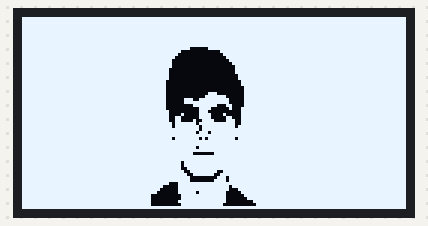
Bench run of a sketch on a simulated Arduino Uno, built with avr-gcc and run on an emulated ATmega328P. Parts: 128×64 one-colour display.

Above: at 2.1 s.
At 2.48 s:
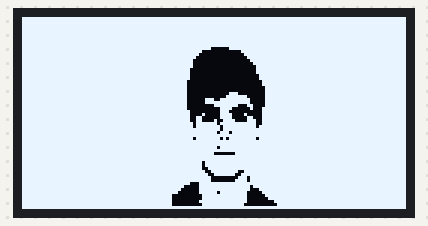
At 3.49 s:
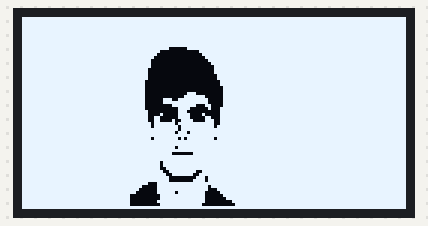
At 11.63 s:
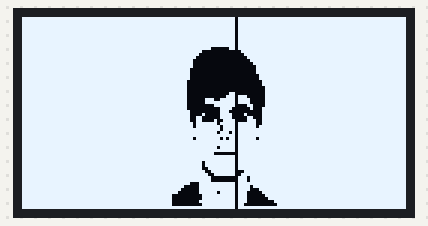
At 20.28 s:
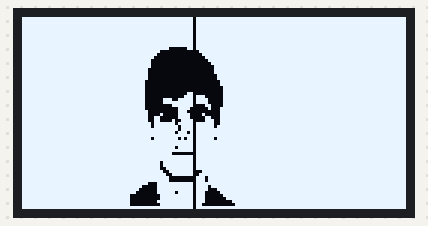
At 39.3 s:
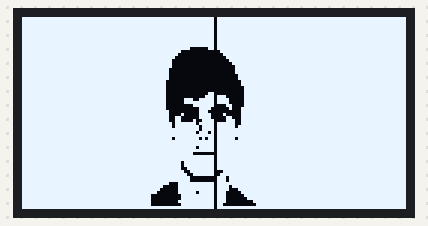

The sketch:

Oled_pic.ino
```cpp
#include <Wire.h>
#include <Adafruit_GFX.h>
#include <Adafruit_SSD1306.h>

#define SCREEN_WIDTH 128
#define SCREEN_HEIGHT 64

Adafruit_SSD1306 display(SCREEN_WIDTH, SCREEN_HEIGHT, &Wire, -1);

static const unsigned char PROGMEM image_data_Saraarray[] = {
    0xff, 0xff, 0xff, 0xff, 0xff, 0xff, 0xff, 0xff, 0xff, 0xff, 0xff, 0xff, 0xff, 0xff, 0xff, 0xff,
    0xff, 0xff, 0xff, 0xff, 0xff, 0xff, 0xff, 0xff, 0xff, 0xff, 0xff, 0xff, 0xff, 0xff, 0xff, 0xff,
    0xff, 0xff, 0xff, 0xff, 0xff, 0xff, 0xff, 0xff, 0xff, 0xff, 0xff, 0xff, 0xff, 0xff, 0xff, 0xff,
    0xff, 0xff, 0xff, 0xff, 0xff, 0xff, 0xff, 0xff, 0xff, 0xff, 0xff, 0xff, 0xff, 0xff, 0xff, 0xff,
    0xff, 0xff, 0xff, 0xff, 0xff, 0xff, 0xff, 0xff, 0xff, 0xff, 0xff, 0xff, 0xff, 0xff, 0xff, 0xff,
    0xff, 0xff, 0xff, 0xff, 0xff, 0xff, 0xff, 0xff, 0xff, 0xff, 0xff, 0xff, 0xff, 0xff, 0xff, 0xff,
    0xff, 0xff, 0xff, 0xff, 0xff, 0xff, 0xff, 0xff, 0xff, 0xff, 0xff, 0xff, 0xff, 0xff, 0xff, 0xff,
    0xff, 0xff, 0xff, 0xff, 0xff, 0xff, 0xff, 0xff, 0xff, 0xff, 0xff, 0xff, 0xff, 0xff, 0xff, 0xff,
    0xff, 0xff, 0xff, 0xff, 0xff, 0xff, 0xff, 0xff, 0xff, 0xff, 0xff, 0xff, 0xff, 0xff, 0xff, 0xff,
    0xff, 0xff, 0xff, 0xff, 0xff, 0xff, 0xff, 0xff, 0xff, 0xff, 0xff, 0xff, 0xff, 0xff, 0xff, 0xff,
    0xff, 0xff, 0xff, 0xff, 0xff, 0xff, 0xff, 0x03, 0xff, 0xff, 0xff, 0xff, 0xff, 0xff, 0xff, 0xff,
    0xff, 0xff, 0xff, 0xff, 0xff, 0xff, 0xf8, 0x00, 0x3f, 0xff, 0xff, 0xff, 0xff, 0xff, 0xff, 0xff,
    0xff, 0xff, 0xff, 0xff, 0xff, 0xff, 0xf0, 0x00, 0x1f, 0xff, 0xff, 0xff, 0xff, 0xff, 0xff, 0xff,
    0xff, 0xff, 0xff, 0xff, 0xff, 0xff, 0xe0, 0x00, 0x0f, 0xff, 0xff, 0xff, 0xff, 0xff, 0xff, 0xff,
    0xff, 0xff, 0xff, 0xff, 0xff, 0xff, 0xc0, 0x00, 0x07, 0xff, 0xff, 0xff, 0xff, 0xff, 0xff, 0xff,
    0xff, 0xff, 0xff, 0xff, 0xff, 0xff, 0xc0, 0x00, 0x03, 0xff, 0xff, 0xff, 0xff, 0xff, 0xff, 0xff,
    0xff, 0xff, 0xff, 0xff, 0xff, 0xff, 0xc0, 0x00, 0x01, 0xff, 0xff, 0xff, 0xff, 0xff, 0xff, 0xff,
    0xff, 0xff, 0xff, 0xff, 0xff, 0xff, 0x80, 0x00, 0x01, 0xff, 0xff, 0xff, 0xff, 0xff, 0xff, 0xff,
    0xff, 0xff, 0xff, 0xff, 0xff, 0xff, 0x80, 0x00, 0x01, 0xff, 0xff, 0xff, 0xff, 0xff, 0xff, 0xff,
    0xff, 0xff, 0xff, 0xff, 0xff, 0xff, 0x80, 0x00, 0x00, 0xff, 0xff, 0xff, 0xff, 0xff, 0xff, 0xff,
    0xff, 0xff, 0xff, 0xff, 0xff, 0xff, 0x80, 0x00, 0x00, 0xff, 0xff, 0xff, 0xff, 0xff, 0xff, 0xff,
    0xff, 0xff, 0xff, 0xff, 0xff, 0xff, 0x00, 0x00, 0x00, 0x7f, 0xff, 0xff, 0xff, 0xff, 0xff, 0xff,
    0xff, 0xff, 0xff, 0xff, 0xff, 0xff, 0x00, 0x00, 0x00, 0x7f, 0xff, 0xff, 0xff, 0xff, 0xff, 0xff,
    0xff, 0xff, 0xff, 0xff, 0xff, 0xff, 0x00, 0x00, 0x00, 0x3f, 0xff, 0xff, 0xff, 0xff, 0xff, 0xff,
    0xff, 0xff, 0xff, 0xff, 0xff, 0xff, 0x00, 0x00, 0x00, 0x3f, 0xff, 0xff, 0xff, 0xff, 0xff, 0xff,
    0xff, 0xff, 0xff, 0xff, 0xff, 0xff, 0x00, 0x03, 0x80, 0x3f, 0xff, 0xff, 0xff, 0xff, 0xff, 0xff,
    0xff, 0xff, 0xff, 0xff, 0xff, 0xff, 0x00, 0x07, 0xf0, 0x3f, 0xff, 0xff, 0xff, 0xff, 0xff, 0xff,
    0xff, 0xff, 0xff, 0xff, 0xff, 0xff, 0x03, 0x9f, 0xf8, 0x3f, 0xff, 0xff, 0xff, 0xff, 0xff, 0xff,
    0xff, 0xff, 0xff, 0xff, 0xff, 0xff, 0x03, 0xff, 0xf8, 0x3f, 0xff, 0xff, 0xff, 0xff, 0xff, 0xff,
    0xff, 0xff, 0xff, 0xff, 0xff, 0xff, 0x00, 0x7f, 0x8c, 0x3f, 0xff, 0xff, 0xff, 0xff, 0xff, 0xff,
    0xff, 0xff, 0xff, 0xff, 0xff, 0xff, 0x00, 0x1e, 0x04, 0x7f, 0xff, 0xff, 0xff, 0xff, 0xff, 0xff,
    0xff, 0xff, 0xff, 0xff, 0xff, 0xff, 0x80, 0x1c, 0x00, 0x7f, 0xff, 0xff, 0xff, 0xff, 0xff, 0xff,
    0xff, 0xff, 0xff, 0xff, 0xff, 0xff, 0x84, 0x1e, 0x10, 0x7f, 0xff, 0xff, 0xff, 0xff, 0xff, 0xff,
    0xff, 0xff, 0xff, 0xff, 0xff, 0xff, 0x98, 0x1e, 0x0c, 0x7f, 0xff, 0xff, 0xff, 0xff, 0xff, 0xff,
    0xff, 0xff, 0xff, 0xff, 0xff, 0xff, 0x98, 0x4f, 0x0e, 0x7f, 0xff, 0xff, 0xff, 0xff, 0xff, 0xff,
    0xff, 0xff, 0xff, 0xff, 0xff, 0xff, 0xdf, 0xdf, 0xfe, 0x7f, 0xff, 0xff, 0xff, 0xff, 0xff, 0xff,
    0xff, 0xff, 0xff, 0xff, 0xff, 0xff, 0xdf, 0xef, 0xfe, 0xff, 0xff, 0xff, 0xff, 0xff, 0xff, 0xff,
    0xff, 0xff, 0xff, 0xff, 0xff, 0xff, 0xff, 0xef, 0xff, 0xff, 0xff, 0xff, 0xff, 0xff, 0xff, 0xff,
    0xff, 0xff, 0xff, 0xff, 0xff, 0xff, 0xff, 0xdd, 0xff, 0xff, 0xff, 0xff, 0xff, 0xff, 0xff, 0xff,
    0xff, 0xff, 0xff, 0xff, 0xff, 0xff, 0xff, 0xff, 0xff, 0xff, 0xff, 0xff, 0xff, 0xff, 0xff, 0xff,
    0xff, 0xff, 0xff, 0xff, 0xff, 0xff, 0xdf, 0xeb, 0xfe, 0xff, 0xff, 0xff, 0xff, 0xff, 0xff, 0xff,
    0xff, 0xff, 0xff, 0xff, 0xff, 0xff, 0xff, 0xff, 0xff, 0xff, 0xff, 0xff, 0xff, 0xff, 0xff, 0xff,
    0xff, 0xff, 0xff, 0xff, 0xff, 0xff, 0xff, 0xff, 0xff, 0xff, 0xff, 0xff, 0xff, 0xff, 0xff, 0xff,
    0xff, 0xff, 0xff, 0xff, 0xff, 0xff, 0xff, 0xdf, 0xff, 0xff, 0xff, 0xff, 0xff, 0xff, 0xff, 0xff,
    0xff, 0xff, 0xff, 0xff, 0xff, 0xff, 0xff, 0xff, 0xff, 0xff, 0xff, 0xff, 0xff, 0xff, 0xff, 0xff,
    0xff, 0xff, 0xff, 0xff, 0xff, 0xff, 0xff, 0x80, 0xff, 0xff, 0xff, 0xff, 0xff, 0xff, 0xff, 0xff,
    0xff, 0xff, 0xff, 0xff, 0xff, 0xff, 0xff, 0xff, 0xff, 0xff, 0xff, 0xff, 0xff, 0xff, 0xff, 0xff,
    0xff, 0xff, 0xff, 0xff, 0xff, 0xff, 0xff, 0xff, 0xff, 0xff, 0xff, 0xff, 0xff, 0xff, 0xff, 0xff,
    0xff, 0xff, 0xff, 0xff, 0xff, 0xff, 0xfb, 0xff, 0xff, 0xff, 0xff, 0xff, 0xff, 0xff, 0xff, 0xff,
    0xff, 0xff, 0xff, 0xff, 0xff, 0xff, 0xfb, 0xff, 0xff, 0xff, 0xff, 0xff, 0xff, 0xff, 0xff, 0xff,
    0xff, 0xff, 0xff, 0xff, 0xff, 0xff, 0xf9, 0xff, 0xff, 0xff, 0xff, 0xff, 0xff, 0xff, 0xff, 0xff,
    0xff, 0xff, 0xff, 0xff, 0xff, 0xff, 0xfc, 0xff, 0x9f, 0xff, 0xff, 0xff, 0xff, 0xff, 0xff, 0xff,
    0xff, 0xff, 0xff, 0xff, 0xff, 0xff, 0xfe, 0x7f, 0x3f, 0xff, 0xff, 0xff, 0xff, 0xff, 0xff, 0xff,
    0xff, 0xff, 0xff, 0xff, 0xff, 0xff, 0xff, 0x00, 0x77, 0xff, 0xff, 0xff, 0xff, 0xff, 0xff, 0xff,
    0xff, 0xff, 0xff, 0xff, 0xff, 0xff, 0xff, 0x00, 0xf7, 0xff, 0xff, 0xff, 0xff, 0xff, 0xff, 0xff,
    0xff, 0xff, 0xff, 0xff, 0xff, 0xff, 0x8f, 0xff, 0xff, 0xff, 0xff, 0xff, 0xff, 0xff, 0xff, 0xff,
    0xff, 0xff, 0xff, 0xff, 0xff, 0xfe, 0x0f, 0xff, 0xfb, 0xff, 0xff, 0xff, 0xff, 0xff, 0xff, 0xff,
    0xff, 0xff, 0xff, 0xff, 0xff, 0xfc, 0x0f, 0xff, 0xf8, 0xff, 0xff, 0xff, 0xff, 0xff, 0xff, 0xff,
    0xff, 0xff, 0xff, 0xff, 0xff, 0xf8, 0x0f, 0xdf, 0xf0, 0x7f, 0xff, 0xff, 0xff, 0xff, 0xff, 0xff,
    0xff, 0xff, 0xff, 0xff, 0xff, 0xe0, 0x07, 0xff, 0xf0, 0x3f, 0xff, 0xff, 0xff, 0xff, 0xff, 0xff,
    0xff, 0xff, 0xff, 0xff, 0xff, 0xe0, 0x07, 0xff, 0xf0, 0x1f, 0xff, 0xff, 0xff, 0xff, 0xff, 0xff,
    0xff, 0xff, 0xff, 0xff, 0xff, 0xe0, 0x0f, 0xff, 0xf0, 0x07, 0xff, 0xff, 0xff, 0xff, 0xff, 0xff,
    0xff, 0xff, 0xff, 0xff, 0xff, 0xe0, 0x07, 0xff, 0xe0, 0x03, 0xff, 0xff, 0xff, 0xff, 0xff, 0xff,
    0xff, 0xff, 0xff, 0xff, 0xff, 0xff, 0xff, 0xff, 0xff, 0xff, 0xff, 0xff, 0xff, 0xff, 0xff, 0xff
};

void setup() {
  Serial.begin(115200);

  if(!display.begin(SSD1306_SWITCHCAPVCC, 0x3C)) {
    Serial.println(F("SSD1306 allocation failed"));
    for(;;);
  }
  delay(2000); // Pause for 2 seconds

  display.clearDisplay();

  display.setTextSize(1);
  display.setTextColor(BLACK);
  display.setCursor(0, 0);
  // Draw bitmap on the screen
  display.drawBitmap(0, 0, image_data_Saraarray, 128, 64, 1);
  display.display();


}

void loop() {

  display.startscrollright(0x00, 0x0F);
  delay(500);
  display.stopscroll();
  delay(500);
  display.startscrollleft(0x00, 0x0F);
  delay(500);
  display.stopscroll();
  keep();

}

void keep() {
  display.drawLine(64, 0, 64, 64, BLACK);
  display.display();
}
```
